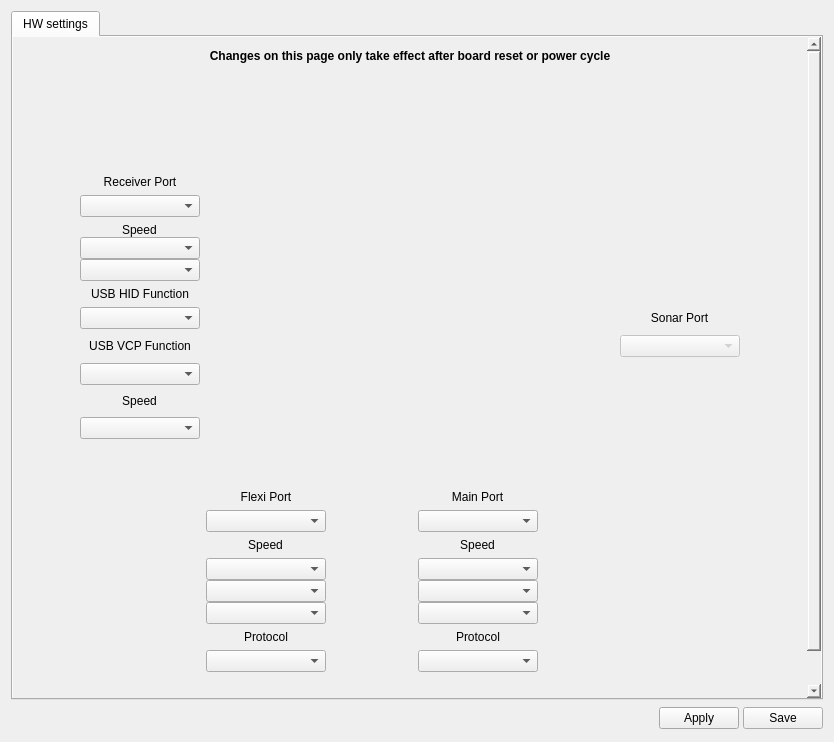
<?xml version="1.0" encoding="UTF-8"?>
<ui version="4.0">
 <class>RevoHWWidget</class>
 <widget class="QWidget" name="RevoHWWidget">
  <property name="geometry">
   <rect>
    <x>0</x>
    <y>0</y>
    <width>834</width>
    <height>742</height>
   </rect>
  </property>
  <property name="windowTitle">
   <string>Form</string>
  </property>
  <layout class="QVBoxLayout" name="verticalLayout">
   <item>
    <widget class="QTabWidget" name="tabWidget">
     <property name="currentIndex">
      <number>0</number>
     </property>
     <widget class="QWidget" name="tab">
      <property name="autoFillBackground">
       <bool>true</bool>
      </property>
      <attribute name="title">
       <string>HW settings</string>
      </attribute>
      <layout class="QVBoxLayout" name="verticalLayout_3">
       <property name="leftMargin">
        <number>0</number>
       </property>
       <property name="topMargin">
        <number>0</number>
       </property>
       <property name="rightMargin">
        <number>0</number>
       </property>
       <property name="bottomMargin">
        <number>0</number>
       </property>
       <item>
        <widget class="QScrollArea" name="scrollArea">
         <property name="palette">
          <palette>
           <active>
            <colorrole role="Base">
             <brush brushstyle="SolidPattern">
              <color alpha="255">
               <red>255</red>
               <green>255</green>
               <blue>255</blue>
              </color>
             </brush>
            </colorrole>
            <colorrole role="Window">
             <brush brushstyle="SolidPattern">
              <color alpha="0">
               <red>232</red>
               <green>232</green>
               <blue>232</blue>
              </color>
             </brush>
            </colorrole>
           </active>
           <inactive>
            <colorrole role="Base">
             <brush brushstyle="SolidPattern">
              <color alpha="255">
               <red>255</red>
               <green>255</green>
               <blue>255</blue>
              </color>
             </brush>
            </colorrole>
            <colorrole role="Window">
             <brush brushstyle="SolidPattern">
              <color alpha="0">
               <red>232</red>
               <green>232</green>
               <blue>232</blue>
              </color>
             </brush>
            </colorrole>
           </inactive>
           <disabled>
            <colorrole role="Base">
             <brush brushstyle="SolidPattern">
              <color alpha="0">
               <red>232</red>
               <green>232</green>
               <blue>232</blue>
              </color>
             </brush>
            </colorrole>
            <colorrole role="Window">
             <brush brushstyle="SolidPattern">
              <color alpha="0">
               <red>232</red>
               <green>232</green>
               <blue>232</blue>
              </color>
             </brush>
            </colorrole>
           </disabled>
          </palette>
         </property>
         <property name="styleSheet">
          <string notr="true">border-color: rgb(255, 0, 0);</string>
         </property>
         <property name="frameShape">
          <enum>QFrame::NoFrame</enum>
         </property>
         <property name="frameShadow">
          <enum>QFrame::Plain</enum>
         </property>
         <property name="widgetResizable">
          <bool>true</bool>
         </property>
         <widget class="QWidget" name="scrollAreaWidgetContents">
          <property name="geometry">
           <rect>
            <x>0</x>
            <y>-148</y>
            <width>796</width>
            <height>804</height>
           </rect>
          </property>
          <layout class="QGridLayout" name="gridLayout_3">
           <property name="leftMargin">
            <number>12</number>
           </property>
           <property name="topMargin">
            <number>12</number>
           </property>
           <property name="rightMargin">
            <number>12</number>
           </property>
           <property name="bottomMargin">
            <number>12</number>
           </property>
           <item row="3" column="2">
            <spacer name="verticalSpacer">
             <property name="orientation">
              <enum>Qt::Vertical</enum>
             </property>
             <property name="sizeHint" stdset="0">
              <size>
               <width>20</width>
               <height>40</height>
              </size>
             </property>
            </spacer>
           </item>
           <item row="2" column="0">
            <spacer name="horizontalSpacer_4">
             <property name="orientation">
              <enum>Qt::Horizontal</enum>
             </property>
             <property name="sizeHint" stdset="0">
              <size>
               <width>40</width>
               <height>20</height>
              </size>
             </property>
            </spacer>
           </item>
           <item row="2" column="3">
            <spacer name="horizontalSpacer_5">
             <property name="orientation">
              <enum>Qt::Horizontal</enum>
             </property>
             <property name="sizeHint" stdset="0">
              <size>
               <width>40</width>
               <height>20</height>
              </size>
             </property>
            </spacer>
           </item>
           <item row="0" column="2">
            <widget class="QLabel" name="label_6">
             <property name="sizePolicy">
              <sizepolicy hsizetype="Preferred" vsizetype="Preferred">
               <horstretch>0</horstretch>
               <verstretch>0</verstretch>
              </sizepolicy>
             </property>
             <property name="minimumSize">
              <size>
               <width>0</width>
               <height>0</height>
              </size>
             </property>
             <property name="maximumSize">
              <size>
               <width>16777215</width>
               <height>16777215</height>
              </size>
             </property>
             <property name="font">
              <font>
               <weight>75</weight>
               <bold>true</bold>
              </font>
             </property>
             <property name="text">
              <string>Changes on this page only take effect after board reset or power cycle</string>
             </property>
             <property name="alignment">
              <set>Qt::AlignCenter</set>
             </property>
             <property name="wordWrap">
              <bool>true</bool>
             </property>
            </widget>
           </item>
           <item row="1" column="2">
            <spacer name="verticalSpacer_2">
             <property name="orientation">
              <enum>Qt::Vertical</enum>
             </property>
             <property name="sizeType">
              <enum>QSizePolicy::Fixed</enum>
             </property>
             <property name="sizeHint" stdset="0">
              <size>
               <width>20</width>
               <height>10</height>
              </size>
             </property>
            </spacer>
           </item>
           <item row="2" column="2">
            <layout class="QGridLayout" name="gridLayout" rowstretch="0,0,0,0,0,0,0,0,0,0,0,0,0,0,0,0,0,0,0">
             <item row="15" column="3">
              <layout class="QVBoxLayout" name="verticalLayout_6">
               <property name="spacing">
                <number>0</number>
               </property>
               <item>
                <widget class="QComboBox" name="cbMainTelemSpeed">
                 <property name="enabled">
                  <bool>true</bool>
                 </property>
                </widget>
               </item>
               <item>
                <widget class="QComboBox" name="cbMainGPSSpeed"/>
               </item>
               <item>
                <widget class="QComboBox" name="cbMainComSpeed"/>
               </item>
              </layout>
             </item>
             <item row="2" column="0">
              <widget class="QComboBox" name="cbRcvr"/>
             </item>
             <item row="0" column="0">
              <spacer name="verticalSpacer_4">
               <property name="orientation">
                <enum>Qt::Vertical</enum>
               </property>
               <property name="sizeType">
                <enum>QSizePolicy::Fixed</enum>
               </property>
               <property name="sizeHint" stdset="0">
                <size>
                 <width>20</width>
                 <height>90</height>
                </size>
               </property>
              </spacer>
             </item>
             <item row="14" column="3" alignment="Qt::AlignHCenter">
              <widget class="QLabel" name="lblMainSpeed">
               <property name="text">
                <string>Speed</string>
               </property>
               <property name="alignment">
                <set>Qt::AlignBottom|Qt::AlignHCenter</set>
               </property>
              </widget>
             </item>
             <item row="8" column="5">
              <spacer name="verticalSpacer_7">
               <property name="orientation">
                <enum>Qt::Vertical</enum>
               </property>
               <property name="sizeType">
                <enum>QSizePolicy::Fixed</enum>
               </property>
               <property name="sizeHint" stdset="0">
                <size>
                 <width>20</width>
                 <height>20</height>
                </size>
               </property>
              </spacer>
             </item>
             <item row="11" column="5">
              <spacer name="verticalSpacer_9">
               <property name="orientation">
                <enum>Qt::Vertical</enum>
               </property>
               <property name="sizeType">
                <enum>QSizePolicy::Fixed</enum>
               </property>
               <property name="sizeHint" stdset="0">
                <size>
                 <width>20</width>
                 <height>13</height>
                </size>
               </property>
              </spacer>
             </item>
             <item row="17" column="1">
              <widget class="QComboBox" name="cbFlexiGPSProtocol"/>
             </item>
             <item row="18" column="2">
              <spacer name="horizontalSpacer_10">
               <property name="orientation">
                <enum>Qt::Horizontal</enum>
               </property>
               <property name="sizeHint" stdset="0">
                <size>
                 <width>80</width>
                 <height>10</height>
                </size>
               </property>
              </spacer>
             </item>
             <item row="12" column="0">
              <spacer name="horizontalSpacer_3">
               <property name="orientation">
                <enum>Qt::Horizontal</enum>
               </property>
               <property name="sizeType">
                <enum>QSizePolicy::Minimum</enum>
               </property>
               <property name="sizeHint" stdset="0">
                <size>
                 <width>120</width>
                 <height>10</height>
                </size>
               </property>
              </spacer>
             </item>
             <item row="1" column="0" alignment="Qt::AlignHCenter">
              <widget class="QLabel" name="label_7">
               <property name="sizePolicy">
                <sizepolicy hsizetype="Fixed" vsizetype="Fixed">
                 <horstretch>0</horstretch>
                 <verstretch>0</verstretch>
                </sizepolicy>
               </property>
               <property name="text">
                <string>Receiver Port</string>
               </property>
               <property name="alignment">
                <set>Qt::AlignBottom|Qt::AlignHCenter</set>
               </property>
              </widget>
             </item>
             <item row="13" column="3">
              <widget class="QComboBox" name="cbMain"/>
             </item>
             <item row="5" column="5" alignment="Qt::AlignHCenter">
              <widget class="QLabel" name="label_9">
               <property name="sizePolicy">
                <sizepolicy hsizetype="Preferred" vsizetype="Fixed">
                 <horstretch>0</horstretch>
                 <verstretch>0</verstretch>
                </sizepolicy>
               </property>
               <property name="text">
                <string>Sonar Port</string>
               </property>
               <property name="alignment">
                <set>Qt::AlignBottom|Qt::AlignHCenter</set>
               </property>
              </widget>
             </item>
             <item row="14" column="1" alignment="Qt::AlignHCenter">
              <widget class="QLabel" name="lblFlexiSpeed">
               <property name="text">
                <string>Speed</string>
               </property>
               <property name="alignment">
                <set>Qt::AlignBottom|Qt::AlignHCenter</set>
               </property>
              </widget>
             </item>
             <item row="12" column="5">
              <spacer name="horizontalSpacer_6">
               <property name="orientation">
                <enum>Qt::Horizontal</enum>
               </property>
               <property name="sizeType">
                <enum>QSizePolicy::Minimum</enum>
               </property>
               <property name="sizeHint" stdset="0">
                <size>
                 <width>120</width>
                 <height>10</height>
                </size>
               </property>
              </spacer>
             </item>
             <item row="13" column="1">
              <widget class="QComboBox" name="cbFlexi"/>
             </item>
             <item row="6" column="5">
              <widget class="QComboBox" name="cbSonar">
               <property name="enabled">
                <bool>false</bool>
               </property>
              </widget>
             </item>
             <item row="16" column="1" alignment="Qt::AlignHCenter">
              <widget class="QLabel" name="lbFlexiGPSProtocol">
               <property name="text">
                <string>Protocol</string>
               </property>
               <property name="textFormat">
                <enum>Qt::PlainText</enum>
               </property>
               <property name="alignment">
                <set>Qt::AlignCenter</set>
               </property>
              </widget>
             </item>
             <item row="17" column="3">
              <widget class="QComboBox" name="cbMainGPSProtocol"/>
             </item>
             <item row="9" column="5">
              <spacer name="verticalSpacer_5">
               <property name="orientation">
                <enum>Qt::Vertical</enum>
               </property>
               <property name="sizeType">
                <enum>QSizePolicy::Fixed</enum>
               </property>
               <property name="sizeHint" stdset="0">
                <size>
                 <width>20</width>
                 <height>13</height>
                </size>
               </property>
              </spacer>
             </item>
             <item row="18" column="3">
              <spacer name="horizontalSpacer_9">
               <property name="orientation">
                <enum>Qt::Horizontal</enum>
               </property>
               <property name="sizeType">
                <enum>QSizePolicy::Minimum</enum>
               </property>
               <property name="sizeHint" stdset="0">
                <size>
                 <width>120</width>
                 <height>10</height>
                </size>
               </property>
              </spacer>
             </item>
             <item row="7" column="5">
              <spacer name="verticalSpacer_8">
               <property name="orientation">
                <enum>Qt::Vertical</enum>
               </property>
               <property name="sizeType">
                <enum>QSizePolicy::Fixed</enum>
               </property>
               <property name="sizeHint" stdset="0">
                <size>
                 <width>20</width>
                 <height>13</height>
                </size>
               </property>
              </spacer>
             </item>
             <item row="18" column="4">
              <spacer name="horizontalSpacer_8">
               <property name="orientation">
                <enum>Qt::Horizontal</enum>
               </property>
               <property name="sizeType">
                <enum>QSizePolicy::Minimum</enum>
               </property>
               <property name="sizeHint" stdset="0">
                <size>
                 <width>70</width>
                 <height>10</height>
                </size>
               </property>
              </spacer>
             </item>
             <item row="10" column="5">
              <spacer name="verticalSpacer_6">
               <property name="orientation">
                <enum>Qt::Vertical</enum>
               </property>
               <property name="sizeType">
                <enum>QSizePolicy::Fixed</enum>
               </property>
               <property name="sizeHint" stdset="0">
                <size>
                 <width>20</width>
                 <height>20</height>
                </size>
               </property>
              </spacer>
             </item>
             <item row="12" column="3" alignment="Qt::AlignHCenter">
              <widget class="QLabel" name="label_3">
               <property name="text">
                <string>Main Port</string>
               </property>
               <property name="alignment">
                <set>Qt::AlignBottom|Qt::AlignHCenter</set>
               </property>
              </widget>
             </item>
             <item row="12" column="1" alignment="Qt::AlignHCenter">
              <widget class="QLabel" name="label_5">
               <property name="text">
                <string>Flexi Port</string>
               </property>
               <property name="alignment">
                <set>Qt::AlignBottom|Qt::AlignHCenter</set>
               </property>
              </widget>
             </item>
             <item row="0" column="1" rowspan="12" colspan="4" alignment="Qt::AlignHCenter|Qt::AlignVCenter">
              <widget class="QLabel" name="label_2">
               <property name="sizePolicy">
                <sizepolicy hsizetype="Fixed" vsizetype="Fixed">
                 <horstretch>0</horstretch>
                 <verstretch>0</verstretch>
                </sizepolicy>
               </property>
               <property name="maximumSize">
                <size>
                 <width>350</width>
                 <height>350</height>
                </size>
               </property>
               <property name="text">
                <string/>
               </property>
               <property name="pixmap">
                <pixmap resource="configgadget.qrc">:/configgadget/images/revolution_top.png</pixmap>
               </property>
               <property name="scaledContents">
                <bool>false</bool>
               </property>
               <property name="alignment">
                <set>Qt::AlignCenter</set>
               </property>
               <property name="textInteractionFlags">
                <set>Qt::NoTextInteraction</set>
               </property>
              </widget>
             </item>
             <item row="15" column="1">
              <layout class="QVBoxLayout" name="verticalLayout_5">
               <property name="spacing">
                <number>0</number>
               </property>
               <item>
                <widget class="QComboBox" name="cbFlexiTelemSpeed">
                 <property name="enabled">
                  <bool>true</bool>
                 </property>
                </widget>
               </item>
               <item alignment="Qt::AlignTop">
                <widget class="QComboBox" name="cbFlexiGPSSpeed"/>
               </item>
               <item alignment="Qt::AlignTop">
                <widget class="QComboBox" name="cbFlexiComSpeed"/>
               </item>
              </layout>
             </item>
             <item row="18" column="1">
              <spacer name="horizontalSpacer_7">
               <property name="orientation">
                <enum>Qt::Horizontal</enum>
               </property>
               <property name="sizeType">
                <enum>QSizePolicy::Minimum</enum>
               </property>
               <property name="sizeHint" stdset="0">
                <size>
                 <width>120</width>
                 <height>10</height>
                </size>
               </property>
              </spacer>
             </item>
             <item row="16" column="3" alignment="Qt::AlignHCenter">
              <widget class="QLabel" name="lbMainGPSProtocol">
               <property name="text">
                <string>Protocol</string>
               </property>
               <property name="alignment">
                <set>Qt::AlignCenter</set>
               </property>
              </widget>
             </item>
             <item row="12" column="4">
              <spacer name="horizontalSpacer_2">
               <property name="orientation">
                <enum>Qt::Horizontal</enum>
               </property>
               <property name="sizeType">
                <enum>QSizePolicy::Fixed</enum>
               </property>
               <property name="sizeHint" stdset="0">
                <size>
                 <width>50</width>
                 <height>10</height>
                </size>
               </property>
              </spacer>
             </item>
             <item row="3" column="0">
              <layout class="QHBoxLayout" name="horizontalLayout_4">
               <item>
                <layout class="QVBoxLayout" name="verticalLayout_4">
                 <property name="spacing">
                  <number>0</number>
                 </property>
                 <item alignment="Qt::AlignHCenter">
                  <widget class="QLabel" name="lblRcvrSpeed">
                   <property name="sizePolicy">
                    <sizepolicy hsizetype="Preferred" vsizetype="Fixed">
                     <horstretch>0</horstretch>
                     <verstretch>0</verstretch>
                    </sizepolicy>
                   </property>
                   <property name="text">
                    <string>Speed</string>
                   </property>
                   <property name="alignment">
                    <set>Qt::AlignBottom|Qt::AlignLeading|Qt::AlignLeft</set>
                   </property>
                  </widget>
                 </item>
                 <item>
                  <widget class="QComboBox" name="cbRcvrTelemSpeed"/>
                 </item>
                 <item>
                  <widget class="QComboBox" name="cbRcvrComSpeed"/>
                 </item>
                </layout>
               </item>
              </layout>
             </item>
             <item row="9" column="0">
              <widget class="QComboBox" name="cbUSBVCPSpeed">
               <property name="enabled">
                <bool>true</bool>
               </property>
              </widget>
             </item>
             <item row="7" column="0">
              <widget class="QComboBox" name="cbUSBVCPFunction"/>
             </item>
             <item row="8" column="0" alignment="Qt::AlignHCenter">
              <widget class="QLabel" name="lblUSBVCPSpeed">
               <property name="sizePolicy">
                <sizepolicy hsizetype="Preferred" vsizetype="Fixed">
                 <horstretch>0</horstretch>
                 <verstretch>0</verstretch>
                </sizepolicy>
               </property>
               <property name="text">
                <string>Speed</string>
               </property>
               <property name="alignment">
                <set>Qt::AlignBottom|Qt::AlignHCenter</set>
               </property>
              </widget>
             </item>
             <item row="5" column="0">
              <widget class="QComboBox" name="cbUSBHIDFunction"/>
             </item>
             <item row="6" column="0" alignment="Qt::AlignHCenter">
              <widget class="QLabel" name="label_8">
               <property name="sizePolicy">
                <sizepolicy hsizetype="Preferred" vsizetype="Fixed">
                 <horstretch>0</horstretch>
                 <verstretch>0</verstretch>
                </sizepolicy>
               </property>
               <property name="text">
                <string>USB VCP Function</string>
               </property>
               <property name="alignment">
                <set>Qt::AlignBottom|Qt::AlignHCenter</set>
               </property>
              </widget>
             </item>
             <item row="4" column="0" alignment="Qt::AlignHCenter">
              <widget class="QLabel" name="label_4">
               <property name="sizePolicy">
                <sizepolicy hsizetype="Fixed" vsizetype="Fixed">
                 <horstretch>0</horstretch>
                 <verstretch>0</verstretch>
                </sizepolicy>
               </property>
               <property name="text">
                <string>USB HID Function</string>
               </property>
               <property name="alignment">
                <set>Qt::AlignBottom|Qt::AlignHCenter</set>
               </property>
              </widget>
             </item>
            </layout>
           </item>
          </layout>
         </widget>
        </widget>
       </item>
      </layout>
     </widget>
    </widget>
   </item>
   <item>
    <layout class="QHBoxLayout" name="horizontalLayout_2">
     <property name="spacing">
      <number>4</number>
     </property>
     <item>
      <spacer name="horizontalSpacer">
       <property name="orientation">
        <enum>Qt::Horizontal</enum>
       </property>
       <property name="sizeHint" stdset="0">
        <size>
         <width>369</width>
         <height>20</height>
        </size>
       </property>
      </spacer>
     </item>
     <item>
      <widget class="QPushButton" name="cchwHelp">
       <property name="sizePolicy">
        <sizepolicy hsizetype="Fixed" vsizetype="Fixed">
         <horstretch>0</horstretch>
         <verstretch>0</verstretch>
        </sizepolicy>
       </property>
       <property name="minimumSize">
        <size>
         <width>25</width>
         <height>25</height>
        </size>
       </property>
       <property name="maximumSize">
        <size>
         <width>25</width>
         <height>25</height>
        </size>
       </property>
       <property name="toolTip">
        <string>Takes you to the wiki page</string>
       </property>
       <property name="text">
        <string/>
       </property>
       <property name="icon">
        <iconset resource="../coreplugin/core.qrc">
         <normaloff>:/core/images/helpicon.svg</normaloff>:/core/images/helpicon.svg</iconset>
       </property>
       <property name="iconSize">
        <size>
         <width>25</width>
         <height>25</height>
        </size>
       </property>
       <property name="flat">
        <bool>true</bool>
       </property>
      </widget>
     </item>
     <item>
      <widget class="QPushButton" name="saveTelemetryToRAM">
       <property name="minimumSize">
        <size>
         <width>0</width>
         <height>0</height>
        </size>
       </property>
       <property name="maximumSize">
        <size>
         <width>16777215</width>
         <height>16777215</height>
        </size>
       </property>
       <property name="palette">
        <palette>
         <active>
          <colorrole role="Base">
           <brush brushstyle="SolidPattern">
            <color alpha="0">
             <red>255</red>
             <green>255</green>
             <blue>255</blue>
            </color>
           </brush>
          </colorrole>
          <colorrole role="Window">
           <brush brushstyle="SolidPattern">
            <color alpha="255">
             <red>232</red>
             <green>232</green>
             <blue>232</blue>
            </color>
           </brush>
          </colorrole>
         </active>
         <inactive>
          <colorrole role="Base">
           <brush brushstyle="SolidPattern">
            <color alpha="0">
             <red>255</red>
             <green>255</green>
             <blue>255</blue>
            </color>
           </brush>
          </colorrole>
          <colorrole role="Window">
           <brush brushstyle="SolidPattern">
            <color alpha="255">
             <red>232</red>
             <green>232</green>
             <blue>232</blue>
            </color>
           </brush>
          </colorrole>
         </inactive>
         <disabled>
          <colorrole role="Base">
           <brush brushstyle="SolidPattern">
            <color alpha="255">
             <red>232</red>
             <green>232</green>
             <blue>232</blue>
            </color>
           </brush>
          </colorrole>
          <colorrole role="Window">
           <brush brushstyle="SolidPattern">
            <color alpha="255">
             <red>232</red>
             <green>232</green>
             <blue>232</blue>
            </color>
           </brush>
          </colorrole>
         </disabled>
        </palette>
       </property>
       <property name="toolTip">
        <string>Send to OpenPilot but don't write in SD.
Beware of not locking yourself out!</string>
       </property>
       <property name="autoFillBackground">
        <bool>false</bool>
       </property>
       <property name="styleSheet">
        <string notr="true"/>
       </property>
       <property name="text">
        <string>Apply</string>
       </property>
       <property name="iconSize">
        <size>
         <width>16</width>
         <height>16</height>
        </size>
       </property>
       <property name="checkable">
        <bool>false</bool>
       </property>
      </widget>
     </item>
     <item>
      <widget class="QPushButton" name="saveTelemetryToSD">
       <property name="minimumSize">
        <size>
         <width>0</width>
         <height>0</height>
        </size>
       </property>
       <property name="maximumSize">
        <size>
         <width>16777215</width>
         <height>16777215</height>
        </size>
       </property>
       <property name="toolTip">
        <string>Applies and Saves all settings to SD.
Beware of not locking yourself out!</string>
       </property>
       <property name="autoFillBackground">
        <bool>false</bool>
       </property>
       <property name="styleSheet">
        <string notr="true"/>
       </property>
       <property name="text">
        <string>Save</string>
       </property>
      </widget>
     </item>
    </layout>
   </item>
  </layout>
 </widget>
 <resources>
  <include location="../coreplugin/core.qrc"/>
  <include location="configgadget.qrc"/>
 </resources>
 <connections/>
</ui>
